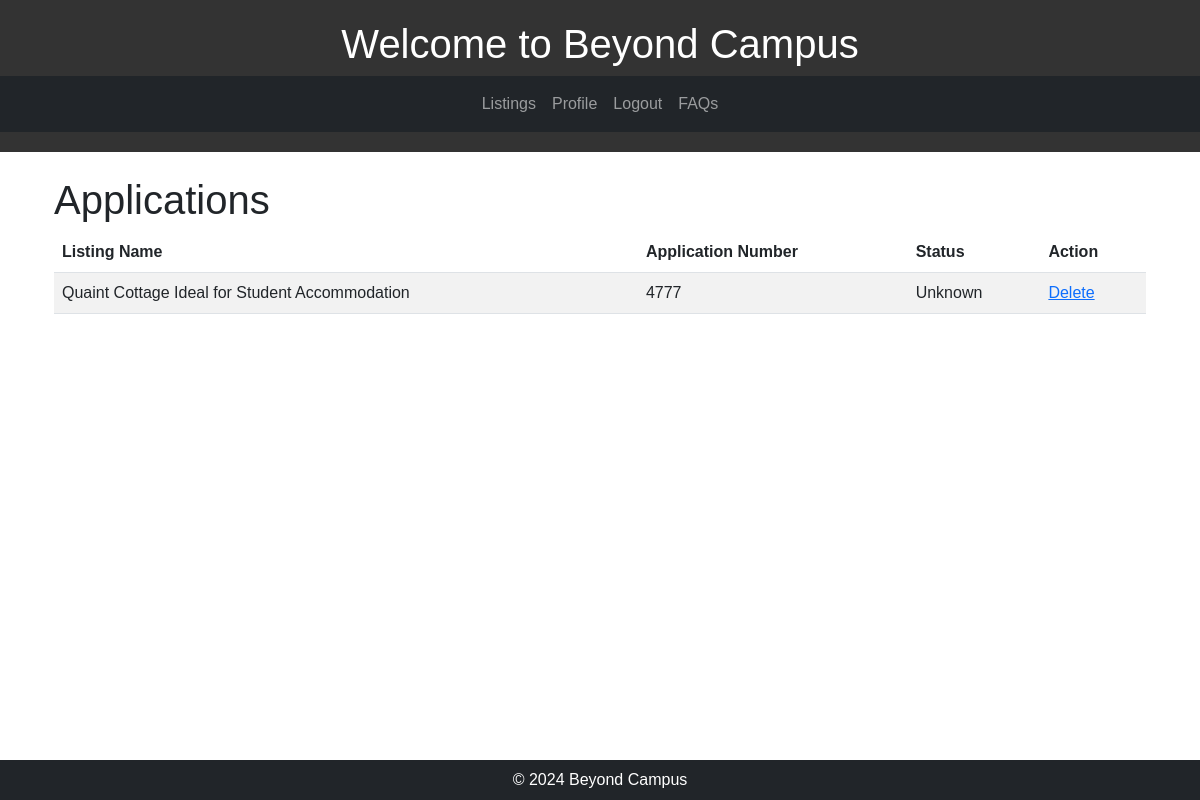
The app's page /student_applications/ (signed in) with its own data.
### beyondCampus/models.py (models this page shows, shortened)
class Apply(models.Model):
    student = models.ForeignKey(Student, on_delete=models.CASCADE)
    listing = models.ForeignKey(Listing, on_delete=models.CASCADE)
    application_num = models.IntegerField()
    preferences = models.CharField(max_length=255, blank=True, null=True)
    additional_info = models.TextField(blank=True, null=True)

class Listing(models.Model):
    title = models.CharField(max_length=255)
    rent = models.CharField(max_length=20)
    room = models.CharField(max_length=20)
    amenities = models.CharField(max_length=255)
    landlord = models.ForeignKey(Landlord, on_delete=models.CASCADE)

### beyondCampus/views.py (the view)
# urls.py: path("student_applications/", views.show_student_applications, name="show_student_applications"),
@login_required
def show_student_applications(request):
    try:
        student = request.user.student  # Assuming the student is related to the User model
        applications = Apply.objects.filter(student=student)
        for application in applications:
            waitlist = Waitlist.objects.filter(student=student, listing=application.listing).first()
            if waitlist:
                application.status = waitlist.status
            else:
                application.status = "Unknown"
        data = {
            'applications': applications
        }
        return render(request, 'show_student_applications.html', data)
    except Student.DoesNotExist:
        return redirect(index)

### beyondCampus/templates/show_student_applications.html (shortened to what this page needs)
{% extends "base.html" %}
{% block content %}
<div class="container">
    <h1>Applications</h1>
    <table class="table table-striped">
        <thead class="thead-dark">
            <tr>
                <th>Listing Name</th>
                <th>Application Number</th>
                <th>Status</th>
                <th>Action</th>
            </tr>
        </thead>
        <tbody>
            {% for application in applications %}
                <tr>
                    <td>{{ application.listing.title }}</td>
                    <td>{{ application.application_num }}</td>
                    <td>{{ application.status }}</td>
                    <td><a href="{% url 'delete_application' application.id %}">Delete</a></td>
                </tr>
            {% endfor %}
        </tbody>
    </table>
</div>
{% endblock %}

### beyondCampus/templates/base.html (style rules this page uses)
body { font-family: Arial, sans-serif; display: flex; flex-direction: column; min-height: 100vh; }

### records on screen
Apply: listing "Quaint Cottage Ideal for Student Accommodation", application_num "4777", status "Unknown"
